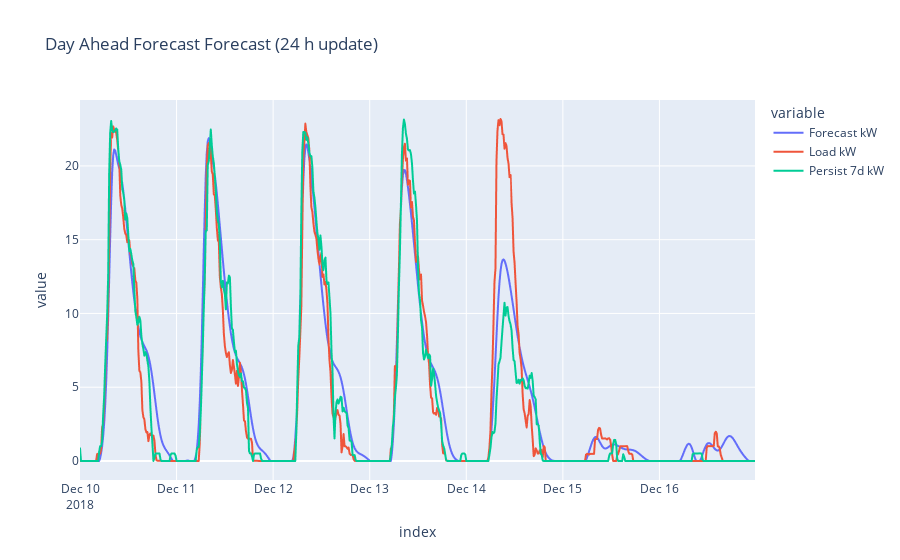

Source (notebook cell):
### Markdown cell above
Calculate and plot daily errors

### Code cell
week=1 # 0 or 1
update_h = 24 # 24 or 1

t_range = pd.date_range('2023-1-9',periods=7*int(24/update_h),freq=f'{update_h}h') + pd.Timedelta(days=week*7)
winter = pd.DataFrame()
for t in t_range:
    times_next_day = pd.date_range(t,periods=4*update_h,freq='15min')
    forecast_next_day = forecast['winter'].loc[t:t+pd.Timedelta('1d')][:4*update_h].predicted_activepower_ev_1.values
    next_day = pd.DataFrame({'Forecast kW':forecast_next_day},
                            index=times_next_day)
    winter = pd.concat([winter,next_day])

winter['Load kW'] = load['winter']['power']
winter['Persist 7d kW'] = load['winter']['persist']
winter.index = pd.date_range('2018-12-3',periods=7*96,freq='15min') + pd.Timedelta(days=week*7)

err = {'Forecast nMAE %':[],'Forecast nRMSE %':[],'Persist nMAE %':[],'Persist nRMSE %':[],'Skill nMAE %':[],'Skill nRMSE %':[]}
err_index = []
for day in winter.index.day.unique():
    winter_day = winter.loc[winter.index.day==day]
    err_index.append(winter_day.index[0])
    err['Forecast nMAE %'].append(100*calc_mae(winter_day['Load kW'],winter_day['Forecast kW'],norm=25))
    err['Forecast nRMSE %'].append(100*calc_rmse(winter_day['Load kW'],winter_day['Forecast kW'],norm=25))
    err['Persist nMAE %'].append(100*calc_mae(winter_day['Load kW'],winter_day['Persist 7d kW'],norm=25))
    err['Persist nRMSE %'].append(100*calc_rmse(winter_day['Load kW'],winter_day['Persist 7d kW'],norm=25))
    err['Skill nMAE %'].append(100*calc_skill(winter_day['Load kW'],winter_day['Forecast kW'],winter_day['Persist 7d kW'],method='mae',norm=25))
    err['Skill nRMSE %'].append(100*calc_skill(winter_day['Load kW'],winter_day['Forecast kW'],winter_day['Persist 7d kW'],method='rmse',norm=25))

err = pd.DataFrame(err,index=err_index)

for col in err.columns:
    err[col] = err[col].round(1)
    
f = winter.plot(title=f'Day Ahead Forecast Forecast ({update_h} h update)')
f.show()

err.T

### Figure 1 — Plotly figure (JSON) as saved in the notebook; plotly's stock layout.template omitted (floating-point values rounded to 4 significant figures; data arrays with more than 128 entries replaced by an {"elided": "..."} marker saying what was removed)
{"data": [{"hovertemplate": "variable=Forecast kW<br>index=%{x}<br>value=%{y}<extra></extra>", "legendgroup": "Forecast kW", "line": {"color": "#636efa", "dash": "solid"}, "marker": {"symbol": "circle"}, "mode": "lines", "name": "Forecast kW", "showlegend": true, "type": "scattergl", "x": {"elided": "672 str values"}, "xaxis": "x", "y": {"elided": "672 float values"}, "yaxis": "y"}, {"hovertemplate": "variable=Load kW<br>index=%{x}<br>value=%{y}<extra></extra>", "legendgroup": "Load kW", "line": {"color": "#EF553B", "dash": "solid"}, "marker": {"symbol": "circle"}, "mode": "lines", "name": "Load kW", "showlegend": true, "type": "scattergl", "x": {"elided": "672 str values"}, "xaxis": "x", "y": {"elided": "672 float values"}, "yaxis": "y"}, {"hovertemplate": "variable=Persist 7d kW<br>index=%{x}<br>value=%{y}<extra></extra>", "legendgroup": "Persist 7d kW", "line": {"color": "#00cc96", "dash": "solid"}, "marker": {"symbol": "circle"}, "mode": "lines", "name": "Persist 7d kW", "showlegend": true, "type": "scattergl", "x": {"elided": "672 str values"}, "xaxis": "x", "y": {"elided": "672 float values"}, "yaxis": "y"}], "layout": {"legend": {"title": {"text": "variable"}, "tracegroupgap": 0}, "title": {"text": "Day Ahead Forecast Forecast (24 h update)"}, "xaxis": {"anchor": "y", "domain": [0, 1], "title": {"text": "index"}}, "yaxis": {"anchor": "x", "domain": [0, 1], "title": {"text": "value"}}}}
